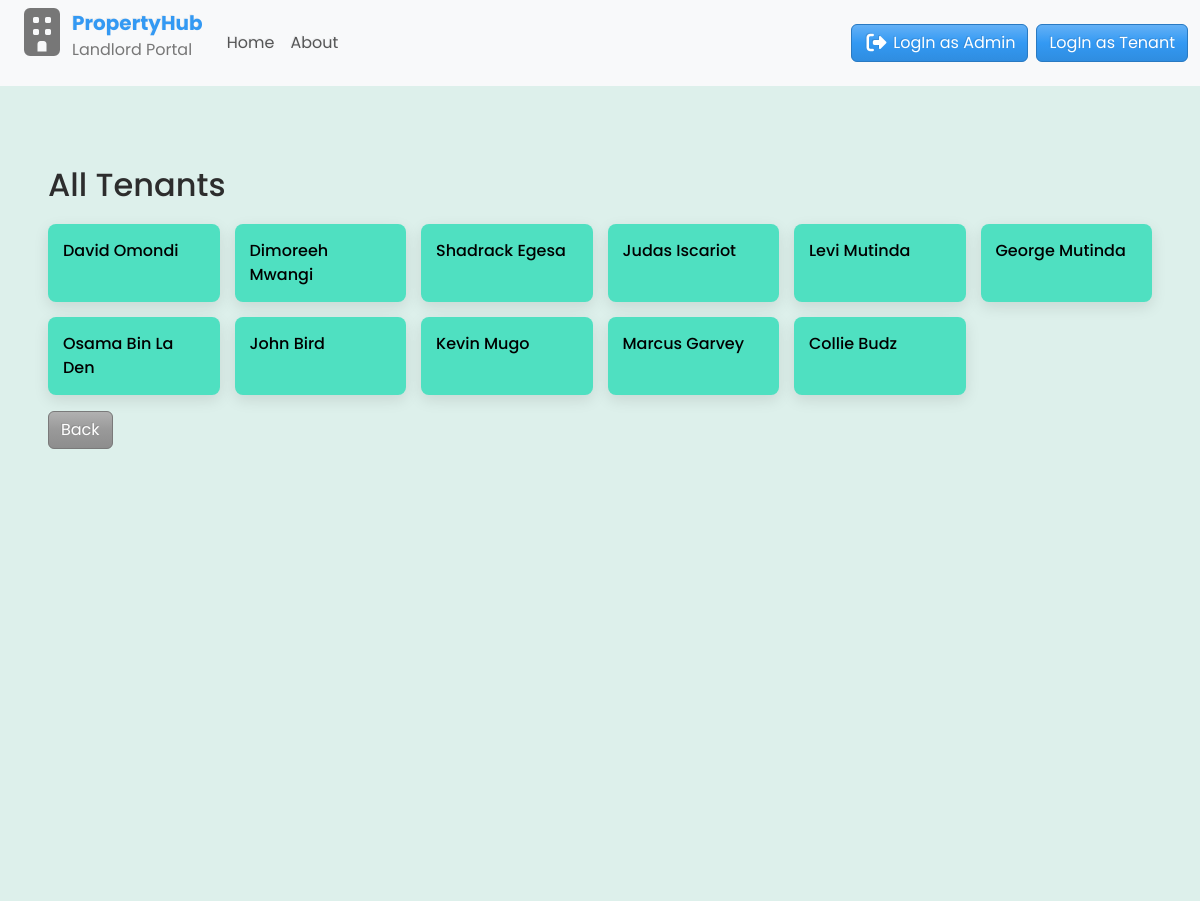
Before: /tenants/ with the older database file.
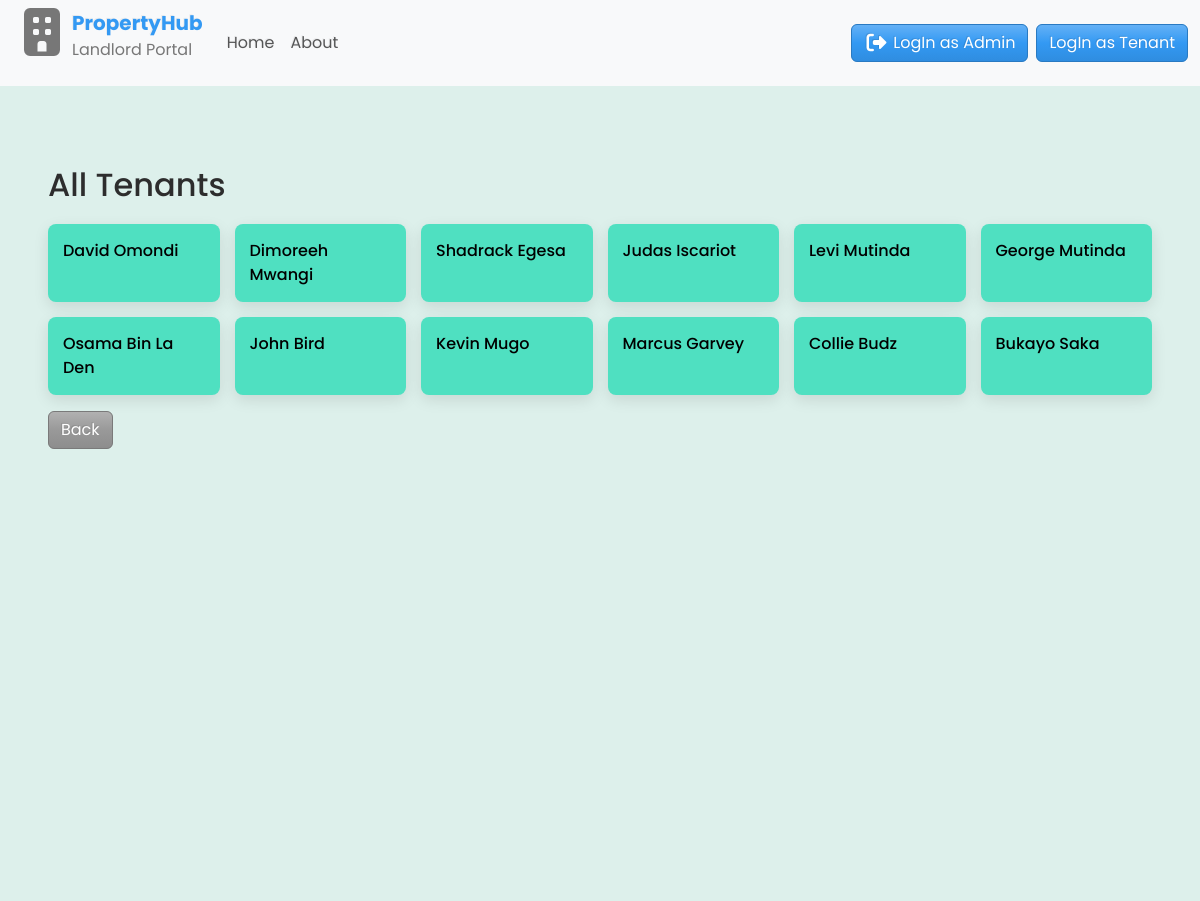
After: the same page with the newer database file.
### main/models.py (models this page shows, shortened)
class Profile(models.Model):
    user = models.OneToOneField(User, on_delete=models.CASCADE)
    bedsitter = models.OneToOneField(Bedsitter, on_delete=models.SET_NULL, null=True, blank=True, related_name='tenant')
    first_name = models.CharField(max_length=50)
    last_name = models.CharField(max_length=50)
    phone_number = models.CharField(max_length=20)
    email = models.EmailField(blank=True, null=True)
    id_number = models.CharField(max_length=20, blank=True, null=True)
    profile_photo = models.ImageField(upload_to='uploads/product', blank=True, null=True)

### main/views.py (the view)
# urls.py: path("tenants/", views.tenant_list, name="tenant_list"),
def tenant_list(request):
    tenants = Profile.objects.all()
    return render(request, 'main/tenant_list.html', {"tenants": tenants})

### main/templates/main/tenant_list.html
{% extends 'main/base.html' %} {% block content %}
<div class="container-fluid" id="tenant-list">
  <h2>All Tenants</h2>
  <div>
    <div class="tenant-wrapper">
      {% for tenant in tenants %}
      <div class="tenant-card">
        <a href="{% url 'tenant_detail' tenant.id %}">
          {{ tenant.first_name }} {{ tenant.last_name }}
        </a>
      </div>
      {% empty %}
      <p>No tenants found.</p>
      {% endfor %}
    </div>
    <a href="javascript:history.back()" class="btn btn-secondary mt-3">Back</a>
  </div>
  <br />
  <br />
  <br />
  <br />
  <br />
  <br />
  <br />
  <br />
  <br />
  <br />
  <br />
</div>
{% endblock %}

Changed rows visible on the page:
added Profile: first_name "Bukayo", last_name "Saka"
